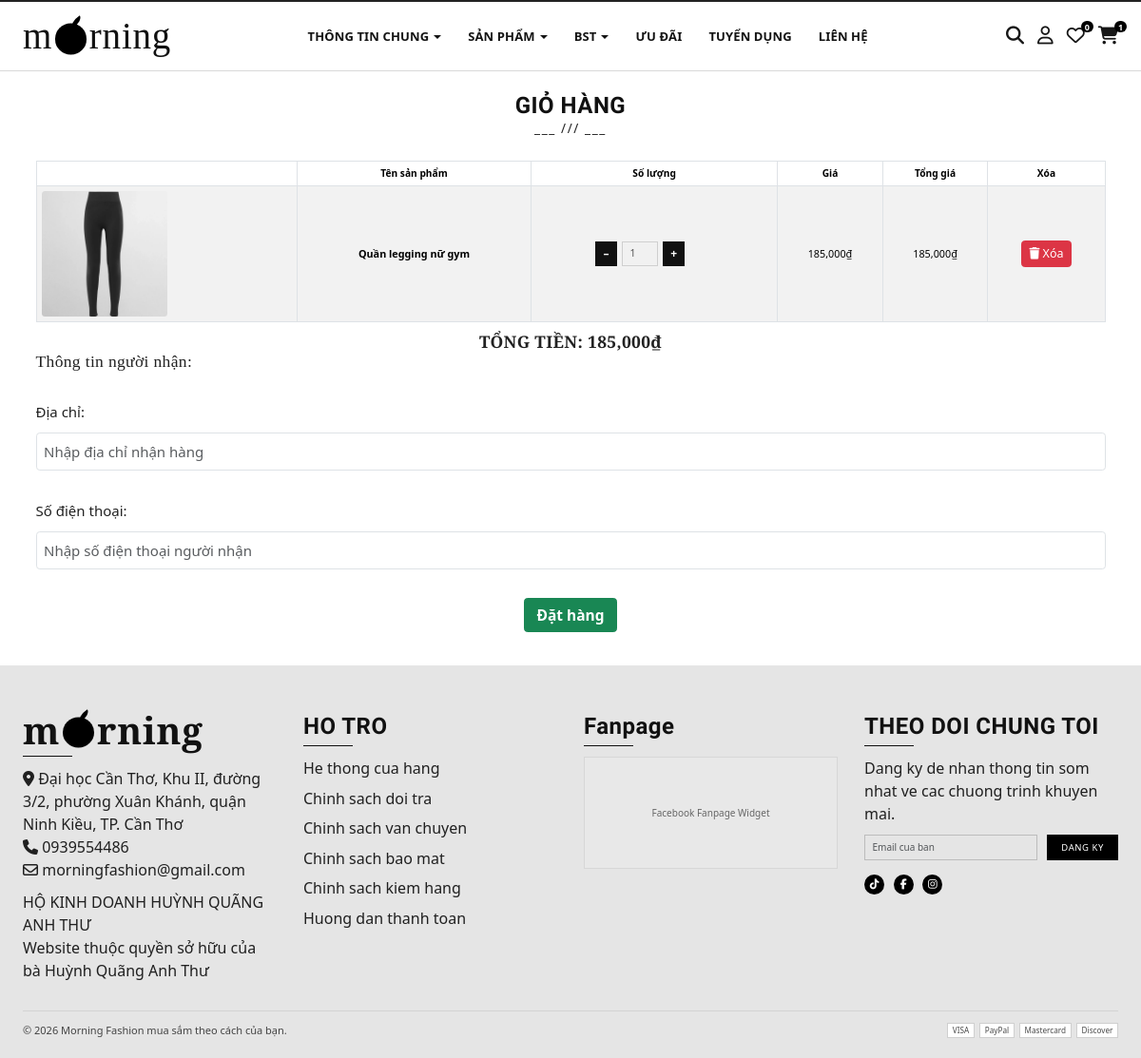
The page /public/cart.php (signed in) on the database its author committed.
### tables this page shows
CREATE TABLE `products` (
  `pd_id` int(11) UNSIGNED NOT NULL,
  `pd_name` varchar(255) NOT NULL,
  `pd_price` varchar(255) NOT NULL,
  `pd_info` text NOT NULL,
  `pd_image` varchar(255) NOT NULL,
  `cat_id` int(11) UNSIGNED NOT NULL,
  `is_new` tinyint(1) NOT NULL DEFAULT 0,
  `pd_sizes` varchar(50) NOT NULL DEFAULT '',
  `pd_collection` varchar(50) NOT NULL DEFAULT ''
);

### src/classes/Cart.php (called while the page is built, shortened)
<?php
class Cart
{
    private ?PDO $db;
    private $user_id;
    private $pd_id;
    public $pd_quantity;
    public function __construct(?PDO $pdo)
    {
        $this->db = $pdo;
    }
    public function fillUser(array $data): Cart
    {
        $this->user_id = $data['id'] ?? '';;
        return $this;
    }
    public function all(): array
    {
        $items = [];
        $statement = $this->db->prepare('SELECT * FROM carts where user_id = ?');
        $statement->execute([$this->user_id]);
        while ($row = $statement->fetch()) {
            $item = new Cart($this->db);
            $item->fillFromDB($row);
            $items[] = $item;
        }
        return $items;
    }
    protected function fillFromDB(array $row): Cart
    {
        [
            'user_id' => $this->user_id,
            'pd_id' => $this->pd_id,
            'pd_quantity' => $this->pd_quantity
        ] = $row;
        $statement = $this->db->prepare('SELECT pd_name, pd_price, pd_image FROM products where pd_id = ?');
        $statement->execute([$this->pd_id ]);
        while ($row = $statement->fetch()) {
            $this->pd_name = $row['pd_name'];
            $this->pd_price = $row['pd_price'];
            $this->pd_image = $row['pd_image'];
            $this->total = $this->pd_price *  $this->pd_quantity;
        }
        return $this;
    }
}
?>

### libraries/Psr4AutoloaderClass.php (called while the page is built, shortened)
<?php
class Psr4AutoloaderClass
{
	protected $prefixes = array();
	public function addNamespace($prefix, $base_dir, $prepend = false)
	{
		$prefix = trim($prefix, '\\') . '\\';
		$base_dir = rtrim($base_dir, DIRECTORY_SEPARATOR) . '/';
		if (isset($this->prefixes[$prefix]) === false) {
			$this->prefixes[$prefix] = array();
		}
		if ($prepend) {
			array_unshift($this->prefixes[$prefix], $base_dir);
		} else {
			array_push($this->prefixes[$prefix], $base_dir);
		}
	}
	public function loadClass($class)
	{
		$prefix = $class;
		while (false !== $pos = strrpos($prefix, '\\')) {
			$prefix = substr($class, 0, $pos + 1);
			$relative_class = substr($class, $pos + 1);
			$mapped_file = $this->loadMappedFile($prefix, $relative_class);
			if ($mapped_file) {
				return $mapped_file;
			}
			$prefix = rtrim($prefix, '\\');
		}
		return false;
	}
	protected function loadMappedFile($prefix, $relative_class)
	{
		foreach ($this->prefixes[$prefix] as $base_dir) {
			$file = $base_dir
				. str_replace('\\', '/', $relative_class)
				. '.php';
			if ($this->requireFile($file)) {
				return $file;
			}
		}
		return false;
	}
	protected function requireFile($file)
	{
		if (file_exists($file)) {
			return true;
		}
		return false;
	}
}

### src/functions.php (called while the page is built, shortened)
<?php
function html_escape(string|null $text): string
{
    return htmlspecialchars($text ?? '', ENT_QUOTES, 'UTF-8', false);
}

### public/cart.php (the view, shortened to what this page needs)
<?php
require_once __DIR__ . '/../src/bootstrap.php';
?>
<?php include_once __DIR__ . '/../src/partials/header.php' ?>
<body>
    <?php
    $errors = [];
    $item = new Cart($PDO);
    if (isset($_SESSION['id'])) {
            $item->fillUser($_SESSION);
            $items = $item->all();
    }
    ?>
    <?php include_once __DIR__ . '/../src/partials/navbar.php' ?>
    <div class="container cart-page">
        <div class="row page-heading-wrap">
            <div class="col-12 text-center">
                <h1 class="page-heading-title">GIỎ HÀNG</h1>
                <p class="section-divider">___ /// ___</p>
            </div>
        </div>
        <div class="row">
            <div class="col-12">
                <table id="contacts" class="table table-striped table-bordered cart-table">
                    <thead>
                        <tr class="text-center">
                            <th scope="col"></th>
                            <th scope="col">Tên sản phẩm</th>
                            <th scope="col">Số lượng</th>
                            <th scope="col">Giá</th>
                            <th scope="col">Tổng giá</th>
                            <th scope="col">Xóa</th>
                        </tr>
                    </thead>
                    <tbody>
                        <?php
                        $tongtien = 0;
                        foreach ($items as $item) :
                            $tongtien += $item->total;
                        ?>
                            <tr class="text-center align-middle">
                                <td>
                                    <img src="<?= './uploads/' . html_escape($item->pd_image) ?>" alt="" width="100" height="100" class="cart-thumb">
                                </td>
                                <td><?= html_escape($item->pd_name) ?></td>
                                <td>
                                    <div class="d-flex justify-content-center me-5 cart-qty-wrap">
                                        <button class="input-group-text btn btn-success decrement_btn fs-4 fw-bold">–</button>
                                        <input type="number" min="1" max="20" disabled name="quantity" class="pd_qty text-center" value="<?= number_format(html_escape($item->pd_quantity)) ?>">
                                        <button class="input-group-text btn btn-success increment_btn fs-4 fw-bold">+</button>
                                    </div>
                                </td>
                                <td><?= number_format(html_escape($item->pd_price)) . '₫' ?></td>
                                <td><?= number_format(html_escape($item->total)) . '₫' ?></td>
                                <td>
                                    <form action="cart_delete.php" method="POST" class="form-inline ml-1">
                                        <button type="submit" name="delete-cart-item" class="btn btn-danger fs-5" data-bs-toggle="modal" data-bs-target="#delete-confirm">
                                            <i alt='Delete' class="fa fa-trash"></i> Xóa
                                        </button>
                                    </form>
                                </td>
                            </tr>
                        <?php endforeach ?>
                    </tbody>
                </table>
            </div>
        </div>
        <div class="row mb-4">
            <h3 class="text-center fw-bold">TỔNG TIỀN: <?= number_format(html_escape($tongtien)) . '₫' ?></h3>
            <form action="" method="post">
                <h3>Thông tin người nhận:</h3>
                <div class="form-group log-form-group">
                    <label for="address">Địa chỉ: </label>
                    <input type="text" name="address" class="form-control mt-3 log-form-group-input <?= isset($errors['address']) ? ' is-invalid' : '' ?>" maxlen="255" id="address" placeholder="Nhập địa chỉ nhận hàng" value="<?= isset($_POST['address']) ? html_escape($_POST['address']) : '' ?>" />
                </div>
                <div class="form-group log-form-group">
                    <label for="phone">Số điện thoại: </label>
                    <input type="text" name="phone" class="form-control mt-3 log-form-group-input <?= isset($errors['phone']) ? ' is-invalid' : '' ?>" maxlen="255" id="phone" placeholder="Nhập số điện thoại người nhận" value="<?= isset($_POST['phone']) ? html_escape($_POST['phone']) : '' ?>" />
                </div>
                <div class="text-center">
                    <?php
                    if ($tongtien == 0)
                        echo '<h3 style = "color: var(--primary-color)">Không có sản phẩm nào trong giỏ hàng</h3>';
                    else
                        echo '<input name="thanhtoan" type="submit" class="btn btn-success fs-3 fw-semibold "  value="Đặt hàng">'
                    ?>
                </div>
            </form>
        </div>
    </div>
    <?php include_once __DIR__ . '/../src/partials/footer.php' ?>
</body>
</html>

### public/css/base.css (style rules this page uses)
:root { --primary-color: #111111; --accent-color: #1b1b1b; --muted-color: #f0f0f0; --white-color: #ffffff; --black-color: #0f0f0f; --text-color: #222222; --soft-text: #7a7a7a; --border-color: #dddddd; --font-heading: "Cormorant Garamond", Georgia, serif; --font-body: "Mulish", "Segoe UI", sans-serif; }
* { padding: 0; margin: 0; box-sizing: border-box; }
html { color: var(--black-color); font-size: 62.5%; line-height: 1.6; font-family: var(--font-body); background-color: #ffffff; scroll-behavior: smooth; }
body { font-size: 1.6rem; color: var(--text-color); background: #ffffff; min-height: 100vh; padding-bottom: 0; }
h1, h2, h3, h4, h5, h6 { font-family: var(--font-heading); letter-spacing: 0.02em; margin-bottom: 0; }
img { max-width: 100%; display: block; }

### public/css/main.css (style rules this page uses)
.container { font-size: 1.6rem; }
.section-divider { font-size: 1.35rem; line-height: 1; letter-spacing: 0.12em; color: #222; margin-top: 0.35rem; }
.page-heading-wrap { margin-top: 2.2rem; margin-bottom: 1.6rem; }
.page-heading-title { margin: 0; text-transform: uppercase; font-family: "Mulish", "Segoe UI", sans-serif; font-size: clamp(1.7rem, 2.2vw, 2.4rem); font-weight: 800; color: #111; }
.log-form-group { margin: 30px 0; }
.log-form-group label { font-size: 1.5rem; }
.log-form-group-input { height: 40px; font-size: 1.5rem; }
.cart-page { margin-top: 0.6rem; margin-bottom: 2rem; }
.cart-table { background: #fff; }
.cart-table th, .cart-table td { font-size: 1.08rem; }
.cart-thumb { border-radius: 0.35rem; object-fit: cover; width: 132px !important; height: 132px !important; }
.cart-qty-wrap { gap: 0.5rem; }
.cart-qty-wrap .decrement_btn, .cart-qty-wrap .increment_btn { margin: 0; padding: 0.28rem 0.62rem; min-width: 2.3rem; border-radius: 0; background: #111; border-color: #111; font-size: 1.2rem !important; }
.cart-qty-wrap .pd_qty { width: 3.8rem; border: 1px solid #cfcfcf; border-radius: 0; font-size: 1.05rem; }
.cart-page .cart-table thead th { font-size: 1.02rem; font-weight: 700; }
.cart-page .cart-table tbody td:nth-child(2) { font-weight: 600; }
.cart-page .btn[name="thanhtoan"], .cart-page input[name="thanhtoan"] { font-size: 1.55rem !important; padding: 0.55rem 1.2rem; }

### rows shown on the page
products: pd_image (picture), pd_name "Quần legging nữ gym", quantity "1", pd_price "185,000"

### other values the page prints
$miniCartTotalQuantity "1"
$tongtien "185,000"
